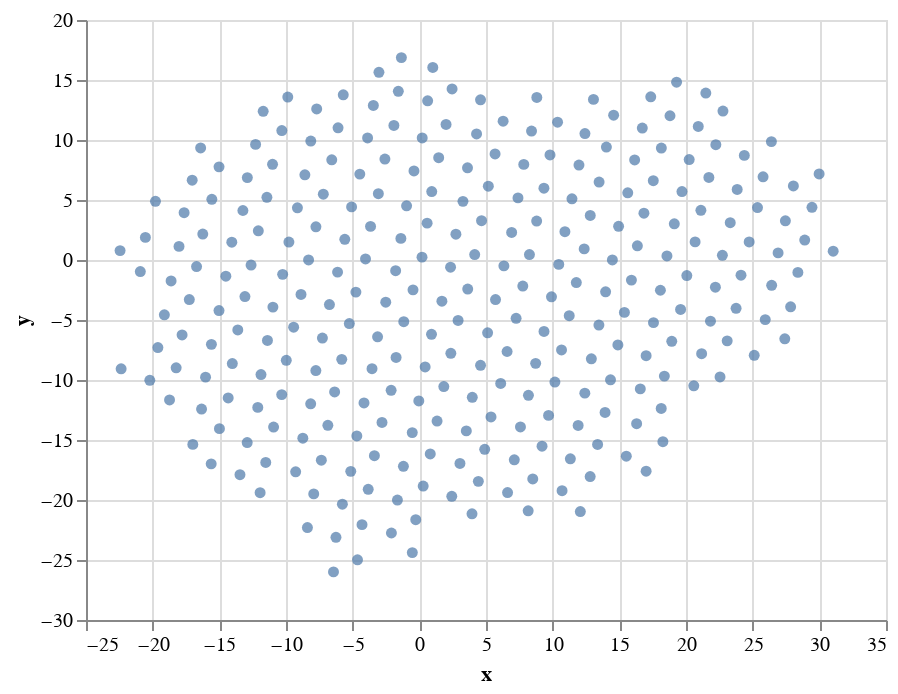

The code cell stored with this chart in its notebook:
### Code cell
alt.Chart(pd.DataFrame(data=hull.points, columns=['x', 'y'])).mark_circle().encode(
    x='x:Q',
    y='y:Q'
)

### Figure 1 — Vega-Lite specification as saved in the notebook (floating-point values rounded to 4 significant figures; data arrays with more than 128 entries replaced by an {"elided": "..."} marker saying what was removed)
{"$schema": "https://vega.github.io/schema/vega-lite/v2.4.3.json", "config": {"view": {"height": 300, "width": 400}}, "data": {"values": {"elided": "288 records"}}, "encoding": {"x": {"field": "x", "type": "quantitative"}, "y": {"field": "y", "type": "quantitative"}}, "mark": "circle"}
